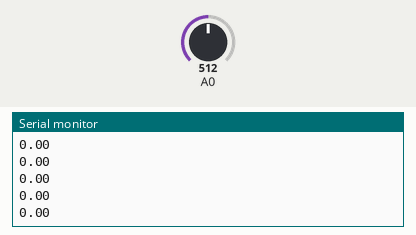
Bench run of a sketch on a simulated Arduino Uno, built with avr-gcc and run on an emulated ATmega328P. Shown: the last lines printed to the serial monitor. The test bench sets the inputs (shaded band); at power-on: A0 = 512.

Above: at 1.2 s.
1.3 s: A0 set to 716
At 2.3 s:
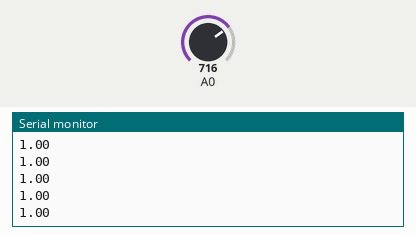
2.8 s: A0 set to 900
At 3.5 s:
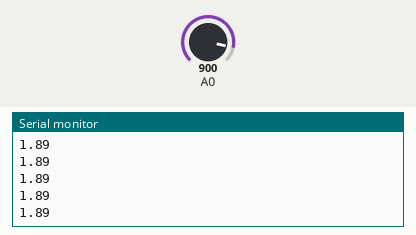
Timing chart, 0 to 4.7 s (numbered marks = the images above; inputs shaded):
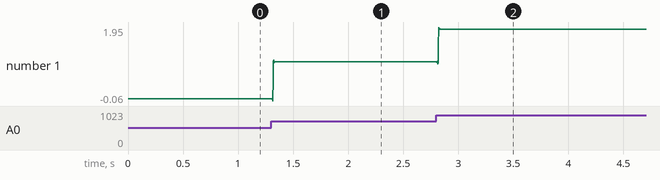

Measured:
- after the input at 1.3 s, the serial monitor: prints a new line at once (image 1)
- after the input at 2.8 s, the serial monitor: prints a new line at once (image 2)
- plotted number 1: 0 → 1 after the input at 1.3 s, 1 → 1.89 after the input at 2.8 s

The sketch:

AnalogReadSerial.ino
```cpp
/****** FILTER ******/
#define FILTER_LEN  20

double sensorValue;
double filter_buf[FILTER_LEN];
double coefs [FILTER_LEN] = {
   -0.0003,
   -0.0035,
    0.0059,
    0.0037,
   -0.0245,
    0.0211,
    0.0387,
   -0.1059,
    0.0361,
    0.5287,
    0.5287,
    0.0361,
   -0.1059,
    0.0387,
    0.0211,
   -0.0245,
    0.0037,
    0.0059,
   -0.0035,
   -0.0003,
};

double filter(double new_val)
{

  // se despazan los valores en 1
  int i;
  for (i = FILTER_LEN - 1; i > 0; i--)
  {
    filter_buf[i] = filter_buf[i-1];
  }

  // se asigna el nuevo valor
  filter_buf[0] = new_val;

  //se calcula el valor de salida
  double ret = 0;
  for (i = 0; i < FILTER_LEN; i++)
  {
    ret += coefs[i] * filter_buf[i];
  }

  return ret;
}


// the setup routine runs once when you press reset:
void setup() {
  Serial.begin(115200);
}

// the loop routine runs over and over again forever:
void loop() {
  // read the input on analog pin 0:
  sensorValue = analogRead(A0);
  sensorValue = sensorValue/1024*5 - 2.5;
  sensorValue = filter(sensorValue);

  // print out the value you read:
  Serial.println(sensorValue);
  delay(1);        // delay in between reads for stability
}
```
